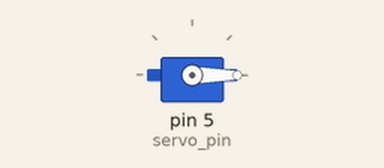
Simulated run of this sketch. Board: Arduino Uno, built with avr-gcc and run on an emulated ATmega328P. Shown: servo.

Above: at 0.05 s.
Timing chart, 0 to 4.6 s (numbered marks = the images above):
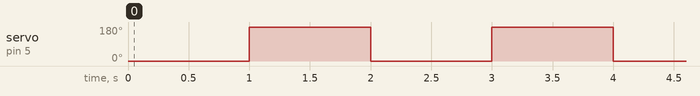

Measured:
- by itself, servo on pin 5 (servo_pin): alternates 180° for 1.0 s and 0° for 1.0 s

The sketch:

14.ino
```cpp
#include <Servo.h>

#define max_angle 180
#define min_angle 0
const int servo_pin=5;


Servo servo;

void setup() {
servo.attach(servo_pin);

}

void loop() {
  servo.write(min_angle);
  delay(1000);

  servo.write(max_angle);
  delay(1000);

//SG90 max angle = 130
//MG996R max angle = 180
}
```
